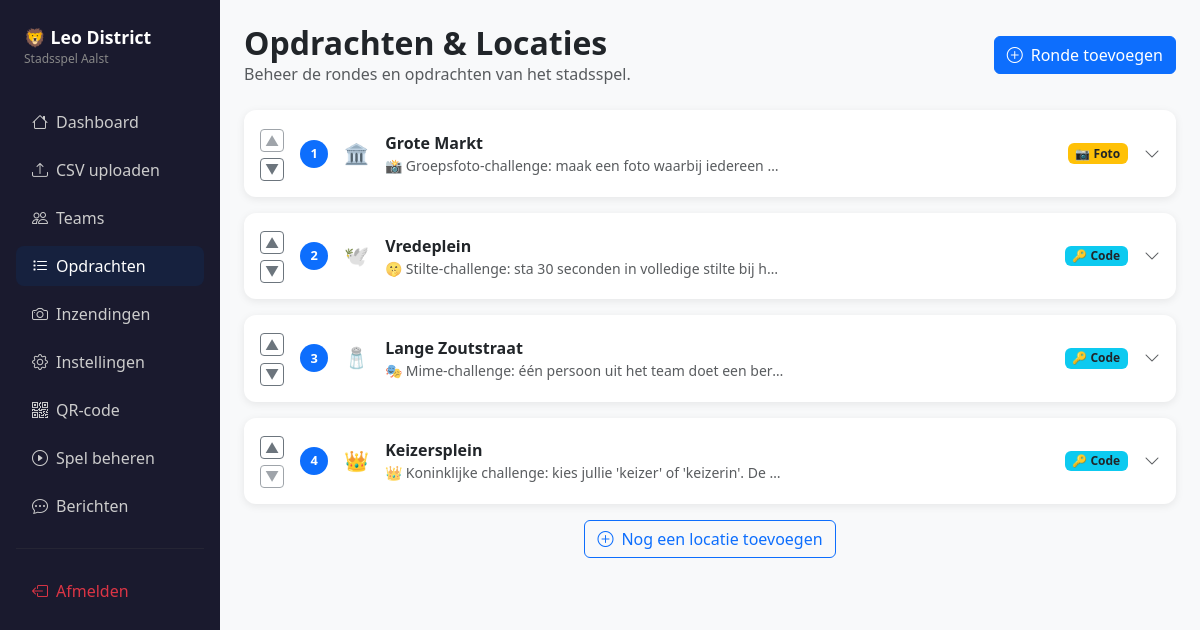
/admin/opdrachten (signed in), run on the app's committed database.
### app.py (models this page shows)
class Location(db.Model):
    id = db.Column(db.Integer, primary_key=True)
    order_index = db.Column(db.Integer, nullable=False, default=0)
    name = db.Column(db.String(100), nullable=False)
    emoji = db.Column(db.String(10), nullable=False, default="📍")
    clue = db.Column(db.Text, nullable=False, default="")
    challenge = db.Column(db.Text, nullable=False, default="")
    arrival_hint = db.Column(db.String(500), nullable=True)
    answer_type = db.Column(db.String(10), nullable=False, default="code")  # 'code' or 'photo'
    secret_code = db.Column(db.String(50), nullable=True)
    challenge_image = db.Column(db.String(200), nullable=True)  # optional image shown with the challenge
    submissions = db.relationship("PhotoSubmission", backref="location", lazy=True)

### app.py (the view)
@app.route("/admin/opdrachten")
@admin_required
def admin_opdrachten():
    locations = get_locations()
    return render_template("admin/opdrachten.html", locations=locations)

### app.py (called while the page is built)
def get_locations():
    return Location.query.order_by(Location.order_index).all()

def admin_required(f):
    from functools import wraps
    @wraps(f)
    def decorated(*args, **kwargs):
        if not session.get("admin_logged_in"):
            return redirect(url_for("admin_login"))
        return f(*args, **kwargs)
    return decorated

### templates/admin/opdrachten.html (shortened to what this page needs)
{% extends "base_admin.html" %}
{% block content %}
<div class="d-flex align-items-center mb-4">
  <div>
    <h2 class="fw-bold mb-0">Opdrachten &amp; Locaties</h2>
    <p class="text-muted mb-0">Beheer de rondes en opdrachten van het stadsspel.</p>
  </div>
  <button class="btn btn-primary ms-auto" data-bs-toggle="modal" data-bs-target="#addModal">
    <i class="bi bi-plus-circle me-2"></i>Ronde toevoegen
  </button>
</div>
{% if not locations %}
<div class="card">
  <div class="card-body text-center p-5">
    <div class="fs-1 mb-3">📍</div>
    <h5 class="text-muted">Nog geen locaties</h5>
    <p class="text-muted small">Voeg je eerste locatie toe om het spel op te zetten.</p>
    <button class="btn btn-primary" data-bs-toggle="modal" data-bs-target="#addModal">
      <i class="bi bi-plus-circle me-2"></i>Eerste locatie toevoegen
    </button>
  </div>
</div>
{% else %}
<div class="d-flex flex-column gap-3" id="locList">
  {% for loc in locations %}
  <div class="card" id="loc-{{ loc.id }}">
    <div class="card-body p-0">
      <div class="d-flex align-items-center p-3 gap-3" style="cursor:pointer;"
           onclick="toggleLocCard({{ loc.id }})">
        <div class="d-flex flex-column gap-1 flex-shrink-0">
          <form method="POST" action="{{ url_for('admin_opdrachten_move', loc_id=loc.id) }}" class="m-0">
            <button type="submit" class="btn btn-sm btn-outline-secondary p-0 px-1"
                    {% if loop.first %}disabled{% endif %}
                    title="Omhoog" onclick="event.stopPropagation()">▲</button>
          </form>
          <form method="POST" action="{{ url_for('admin_opdrachten_move', loc_id=loc.id) }}" class="m-0">
            <button type="submit" class="btn btn-sm btn-outline-secondary p-0 px-1"
                    {% if loop.last %}disabled{% endif %}
                    title="Omlaag" onclick="event.stopPropagation()">▼</button>
          </form>
        </div>
        <div class="step-badge bg-primary text-white flex-shrink-0">{{ loop.index }}</div>
        <div class="fs-5 flex-shrink-0">{{ loc.emoji }}</div>
        <div class="flex-fill min-width-0">
          <div class="fw-bold">{{ loc.name }}</div>
          <div class="text-muted small text-truncate" style="max-width:400px;">
            {{ loc.challenge[:90] }}{% if loc.challenge|length > 90 %}…{% endif %}
          </div>
        </div>
        <span class="badge {% if loc.answer_type == 'photo' %}bg-warning text-dark{% else %}bg-info text-dark{% endif %} flex-shrink-0">
          {% if loc.answer_type == 'photo' %}📷 Foto{% else %}🔑 Code{% endif %}
        </span>
        <i class="bi bi-chevron-down flex-shrink-0 text-muted" id="chev-{{ loc.id }}"></i>
      </div>
    </div>
  </div>
  {% endfor %}
</div>
<div class="text-center mt-3">
  <button class="btn btn-outline-primary" data-bs-toggle="modal" data-bs-target="#addModal">
    <i class="bi bi-plus-circle me-2"></i>Nog een locatie toevoegen
  </button>
</div>
{% endif %}
{% endblock %}

### templates/base_admin.html (style rules this page uses)
body { background: #f8f9fa; }
.card { border: none; border-radius: 12px; box-shadow: 0 2px 8px rgba(0,0,0,.08); }
.step-badge { width: 28px; height: 28px; border-radius: 50%; display: inline-flex; align-items: center; justify-content: center; font-size: 0.8rem; font-weight: 700; }

### data on the page
Location: emoji "🏛️", name "Grote Markt", challenge "📸 Groepsfoto-challenge: maak een foto waarbij iedereen…", answer_type "📷 Foto"
Location: emoji "🕊️", name "Vredeplein", challenge "🤫 Stilte-challenge: sta 30 seconden in volledige stilte bij h…", answer_type "🔑 Code"
Location: emoji "🧂", name "Lange Zoutstraat", challenge "🎭 Mime-challenge: één persoon uit het team doet een ber…", answer_type "🔑 Code"
Location: emoji "👑", name "Keizersplein", challenge "👑 Koninklijke challenge: kies jullie 'keizer' of 'keizerin'. De…", answer_type "🔑 Code"
